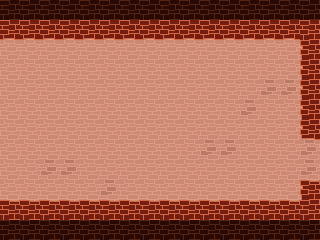

The image is a tile-based game level rendered from a .tmx file. Its description and complete source (layers, tilesets, objects, tile grids) follow:
An orthogonal 16x12 tile map with 20x20 px tiles, 2 tile layers (BACKGROUND, FOREGROUND).

<map version="1.0" tiledversion="1.0.3" orientation="orthogonal" renderorder="right-down" width="16" height="12" tilewidth="20" tileheight="20" nextobjectid="1">
 <tileset firstgid="1" source="tile-castle.tsx" />
 <layer name="BACKGROUND" width="16" height="12">
  <data encoding="csv">
17,17,17,17,17,17,17,17,17,17,17,17,17,17,17,17,
17,17,17,17,17,17,17,17,17,17,17,17,17,17,17,17,
17,17,17,17,17,17,17,17,17,17,17,17,17,17,17,17,
17,17,17,17,17,17,17,17,17,17,17,17,17,17,17,17,
17,17,17,17,17,17,17,17,17,17,17,17,17,18,18,17,
17,17,17,17,17,17,17,17,17,17,17,17,18,17,17,17,
17,17,17,17,17,17,17,17,17,17,17,17,17,17,17,17,
17,17,17,17,17,17,17,17,17,17,18,18,17,17,17,18,
17,17,18,18,17,17,17,17,17,17,17,17,17,17,17,18,
17,17,17,17,17,18,17,17,17,17,17,17,17,17,17,17,
17,17,17,17,17,17,17,17,17,17,17,17,17,17,17,17,
17,17,17,17,17,17,17,17,17,17,17,17,17,17,17,17
</data>
 </layer>
 <layer name="FOREGROUND" width="16" height="12">
  <data encoding="csv">
19,19,19,19,19,19,19,19,19,19,19,19,19,19,19,19,
8,8,8,8,8,8,8,8,8,8,8,8,8,8,8,1,
0,0,0,0,0,0,0,0,0,0,0,0,0,0,0,6,
0,0,0,0,0,0,0,0,0,0,0,0,0,0,0,6,
0,0,0,0,0,0,0,0,0,0,0,0,0,0,0,6,
0,0,0,0,0,0,0,0,0,0,0,0,0,0,0,6,
0,0,0,0,0,0,0,0,0,0,0,0,0,0,0,11,
0,0,0,0,0,0,0,0,0,0,0,0,0,0,0,0,
0,0,0,0,0,0,0,0,0,0,0,0,0,0,0,0,
0,0,0,0,0,0,0,0,0,0,0,0,0,0,0,12,
7,7,7,7,7,7,7,7,7,7,7,7,7,7,7,1,
19,19,19,19,19,19,19,19,19,19,19,19,19,19,19,19
</data>
 </layer>
</map>
